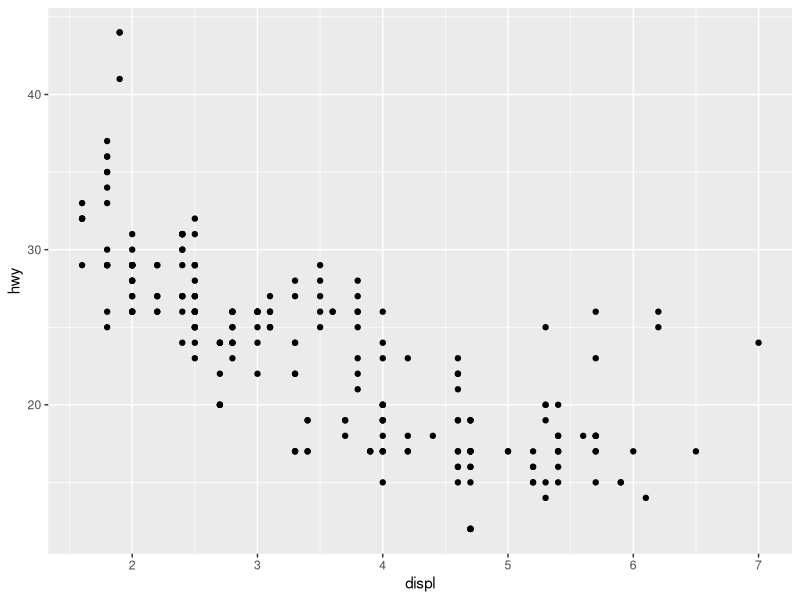
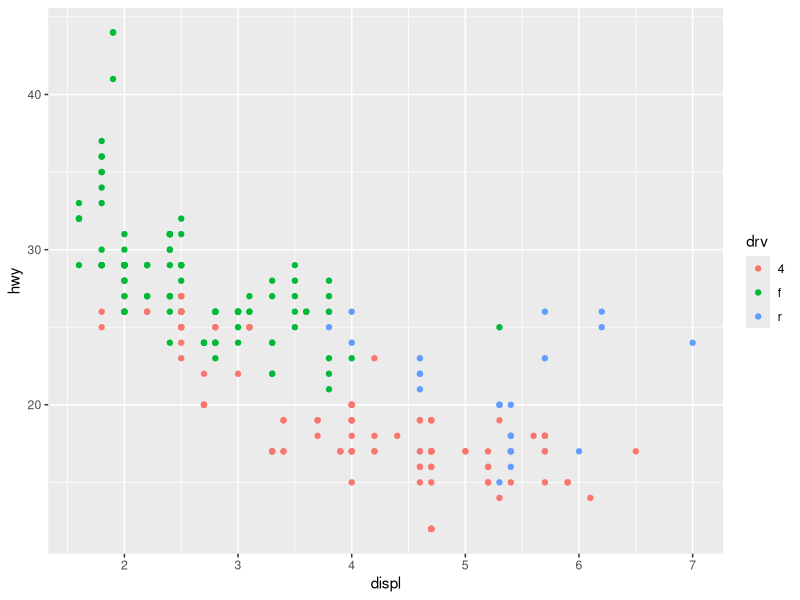
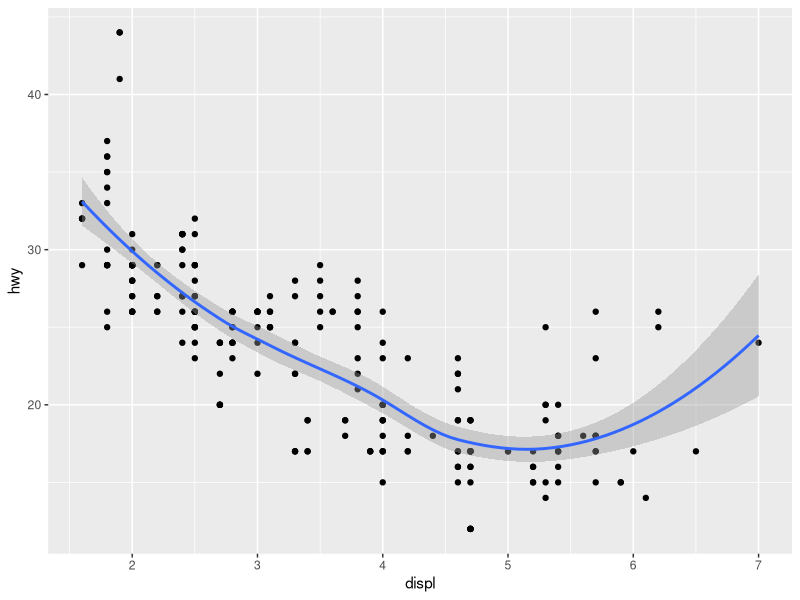
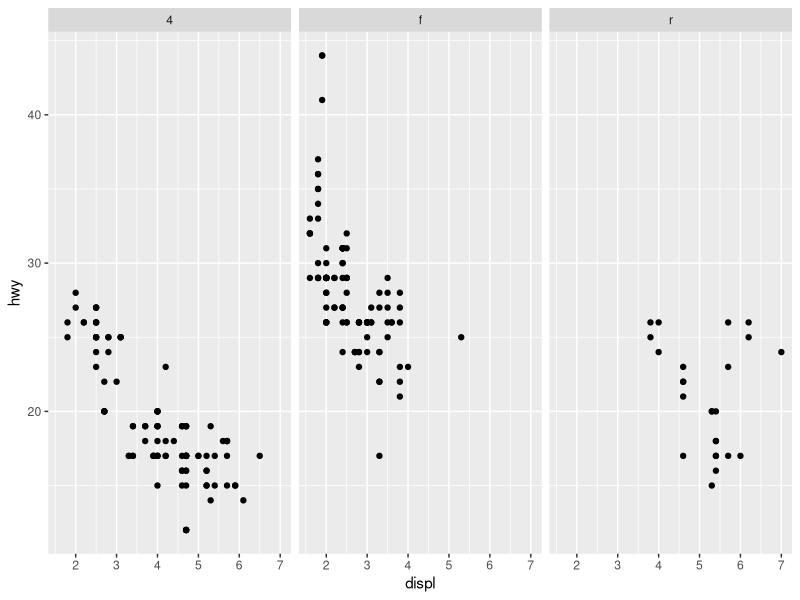

These charts were generated, in order, by the following R code:
## ---- chunk 1
library(ggplot2)
data(mpg)
qplot(displ,hwy,data=mpg)
## ---- chunk 2
qplot(displ,hwy,data=mpg,color=drv)
## ---- chunk 3
qplot(displ,hwy,data=mpg,geom=c("point","smooth"))
## ---- chunk 4
qplot(displ,hwy,data=mpg,facets=.~drv)
## ---- chunk 5
data(maacs)
